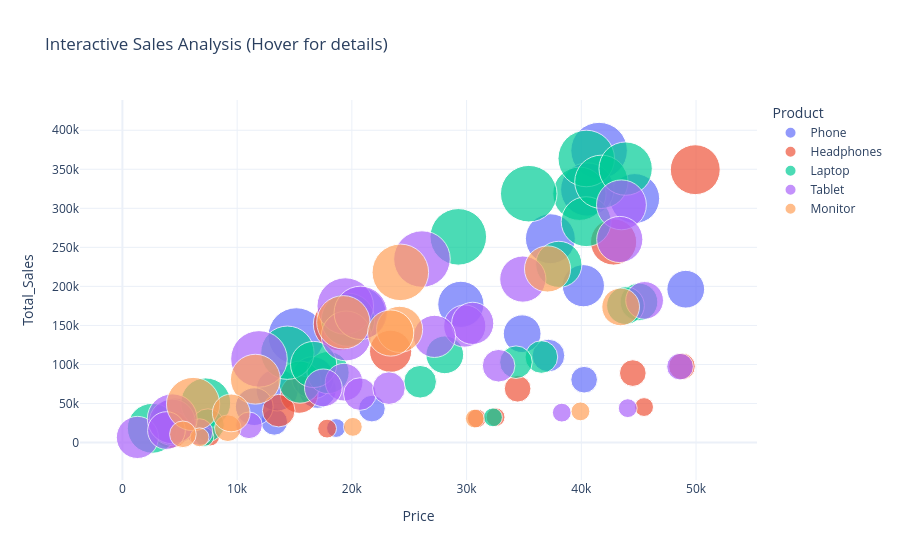

Notebook source saved alongside this figure:
### Markdown cell above
# Interactive Visualizations (Plotly)
Building an interactive, presentation-ready dashboard element with hover effects and dynamic sizing.

### Code cell
# Create the Plotly figure
fig_plotly = px.scatter(
    df, 
    x="Price", 
    y="Total_Sales", 
    size="Quantity", 
    color="Product",
    hover_name="Region", 
    hover_data=["Date", "Customer_ID"],
    title="Interactive Sales Analysis (Hover for details)",
    size_max=40, 
    template="plotly_white"
)

# Display the interactive chart right inside the notebook!
fig_plotly.show()

### Figure 1 — Plotly figure (JSON) as saved in the notebook; plotly's stock layout.template omitted (floating-point values rounded to 4 significant figures)
{"data": [{"customdata": [["2024-01-01T00:00:00", "CUST001"], ["2024-01-03T00:00:00", "CUST003"], ["2024-01-12T00:00:00", "CUST012"], ["2024-01-13T00:00:00", "CUST013"], ["2024-01-16T00:00:00", "CUST016"], ["2024-01-17T00:00:00", "CUST017"], ["2024-02-01T00:00:00", "CUST032"], ["2024-02-06T00:00:00", "CUST037"], ["2024-02-09T00:00:00", "CUST040"], ["2024-02-11T00:00:00", "CUST042"], ["2024-02-14T00:00:00", "CUST045"], ["2024-02-16T00:00:00", "CUST047"], ["2024-02-20T00:00:00", "CUST051"], ["2024-02-25T00:00:00", "CUST056"], ["2024-03-05T00:00:00", "CUST065"], ["2024-03-11T00:00:00", "CUST071"], ["2024-03-16T00:00:00", "CUST076"], ["2024-03-20T00:00:00", "CUST080"], ["2024-03-24T00:00:00", "CUST084"], ["2024-03-28T00:00:00", "CUST088"]], "hovertemplate": "<b>%{hovertext}</b><br><br>Product=Phone<br>Price=%{x}<br>Total_Sales=%{y}<br>Quantity=%{marker.size}<br>Date=%{customdata[0]}<br>Customer_ID=%{customdata[1]}<extra></extra>", "hovertext": ["East", "West", "West", "East", "South", "South", "South", "North", "South", "West", "East", "North", "West", "North", "South", "West", "South", "South", "South", "West"], "legendgroup": "Phone", "marker": {"color": "#636efa", "size": [7, 2, 2, 8, 9, 5, 4, 5, 4, 1, 2, 6, 9, 3, 7, 4, 5, 4, 8, 6], "sizemode": "area", "sizeref": 0.005625, "symbol": "circle"}, "mode": "markers", "name": "Phone", "orientation": "v", "showlegend": true, "type": "scatter", "x": [37300, 21746, 13233, 20655, 41548, 13488, 16997, 40177, 11494, 18616, 40244, 29499, 15160, 37135, 44652, 34843, 16596, 49101, 40518, 4578], "xaxis": "x", "y": [261100, 43492, 26466, 165240, 373932, 67440, 67988, 200885, 45976, 18616, 80488, 176994, 136440, 111405, 312564, 139372, 82980, 196404, 324144, 27468], "yaxis": "y"}, {"customdata": [["2024-01-02T00:00:00", "CUST002"], ["2024-01-04T00:00:00", "CUST004"], ["2024-01-14T00:00:00", "CUST014"], ["2024-01-15T00:00:00", "CUST015"], ["2024-01-24T00:00:00", "CUST024"], ["2024-01-29T00:00:00", "CUST029"], ["2024-02-21T00:00:00", "CUST052"], ["2024-02-29T00:00:00", "CUST060"], ["2024-03-07T00:00:00", "CUST067"], ["2024-03-12T00:00:00", "CUST072"], ["2024-03-13T00:00:00", "CUST073"], ["2024-03-22T00:00:00", "CUST082"], ["2024-04-02T00:00:00", "CUST093"], ["2024-04-06T00:00:00", "CUST097"], ["2024-04-09T00:00:00", "CUST100"]], "hovertemplate": "<b>%{hovertext}</b><br><br>Product=Headphones<br>Price=%{x}<br>Total_Sales=%{y}<br>Quantity=%{marker.size}<br>Date=%{customdata[0]}<br>Customer_ID=%{customdata[1]}<extra></extra>", "hovertext": ["North", "East", "East", "West", "West", "North", "West", "South", "East", "East", "West", "South", "South", "West", "South"], "legendgroup": "Headphones", "marker": {"color": "#EF553B", "size": [4, 1, 4, 2, 1, 1, 1, 3, 2, 8, 7, 2, 6, 1, 5], "sizemode": "area", "sizeref": 0.005625, "symbol": "circle"}, "mode": "markers", "name": "Headphones", "orientation": "v", "showlegend": true, "type": "scatter", "x": [15406, 30895, 4195, 34447, 17838, 45467, 32524, 13624, 44487, 18964, 49930, 48769, 42813, 7647, 23376], "xaxis": "x", "y": [61624, 30895, 16780, 68894, 17838, 45467, 32524, 40872, 88974, 151712, 349510, 97538, 256878, 7647, 116880], "yaxis": "y"}, {"customdata": [["2024-01-05T00:00:00", "CUST005"], ["2024-01-06T00:00:00", "CUST006"], ["2024-01-07T00:00:00", "CUST007"], ["2024-01-08T00:00:00", "CUST008"], ["2024-01-10T00:00:00", "CUST010"], ["2024-01-20T00:00:00", "CUST020"], ["2024-01-21T00:00:00", "CUST021"], ["2024-01-23T00:00:00", "CUST023"], ["2024-01-26T00:00:00", "CUST026"], ["2024-02-18T00:00:00", "CUST049"], ["2024-02-19T00:00:00", "CUST050"], ["2024-02-28T00:00:00", "CUST059"], ["2024-03-02T00:00:00", "CUST062"], ["2024-03-04T00:00:00", "CUST064"], ["2024-03-06T00:00:00", "CUST066"], ["2024-03-08T00:00:00", "CUST068"], ["2024-03-10T00:00:00", "CUST070"], ["2024-03-17T00:00:00", "CUST077"], ["2024-03-21T00:00:00", "CUST081"], ["2024-03-23T00:00:00", "CUST083"], ["2024-03-25T00:00:00", "CUST085"], ["2024-03-29T00:00:00", "CUST089"], ["2024-03-31T00:00:00", "CUST091"], ["2024-04-03T00:00:00", "CUST094"]], "hovertemplate": "<b>%{hovertext}</b><br><br>Product=Laptop<br>Price=%{x}<br>Total_Sales=%{y}<br>Quantity=%{marker.size}<br>Date=%{customdata[0]}<br>Customer_ID=%{customdata[1]}<extra></extra>", "hovertext": ["North", "South", "South", "West", "West", "North", "East", "North", "North", "South", "West", "South", "South", "West", "North", "North", "South", "South", "East", "North", "South", "North", "North", "South"], "legendgroup": "Laptop", "marker": {"color": "#00cc96", "size": [8, 7, 9, 7, 4, 8, 3, 9, 3, 1, 4, 5, 8, 5, 8, 3, 9, 7, 4, 8, 3, 6, 1, 6], "sizemode": "area", "sizeref": 0.005625, "symbol": "circle"}, "mode": "markers", "name": "Laptop", "orientation": "v", "showlegend": true, "type": "scatter", "x": [39835, 40420, 40430, 7262, 45023, 41749, 36518, 29275, 25948, 32297, 43848, 15475, 19661, 17924, 14381, 34303, 35418, 2603, 28098, 43861, 7455, 38037, 7148, 16667], "xaxis": "x", "y": [318680, 282940, 363870, 50834, 180092, 333992, 109554, 263475, 77844, 32297, 175392, 77375, 157288, 89620, 115048, 102909, 318762, 18221, 112392, 350888, 22365, 228222, 7148, 100002], "yaxis": "y"}, {"customdata": [["2024-01-09T00:00:00", "CUST009"], ["2024-01-18T00:00:00", "CUST018"], ["2024-01-19T00:00:00", "CUST019"], ["2024-01-22T00:00:00", "CUST022"], ["2024-01-27T00:00:00", "CUST027"], ["2024-01-28T00:00:00", "CUST028"], ["2024-01-30T00:00:00", "CUST030"], ["2024-01-31T00:00:00", "CUST031"], ["2024-02-02T00:00:00", "CUST033"], ["2024-02-03T00:00:00", "CUST034"], ["2024-02-04T00:00:00", "CUST035"], ["2024-02-05T00:00:00", "CUST036"], ["2024-02-12T00:00:00", "CUST043"], ["2024-02-15T00:00:00", "CUST046"], ["2024-02-23T00:00:00", "CUST054"], ["2024-02-24T00:00:00", "CUST055"], ["2024-03-01T00:00:00", "CUST061"], ["2024-03-09T00:00:00", "CUST069"], ["2024-03-14T00:00:00", "CUST074"], ["2024-03-18T00:00:00", "CUST078"], ["2024-03-19T00:00:00", "CUST079"], ["2024-03-27T00:00:00", "CUST087"], ["2024-04-01T00:00:00", "CUST092"], ["2024-04-04T00:00:00", "CUST095"], ["2024-04-05T00:00:00", "CUST096"], ["2024-04-07T00:00:00", "CUST098"]], "hovertemplate": "<b>%{hovertext}</b><br><br>Product=Tablet<br>Price=%{x}<br>Total_Sales=%{y}<br>Quantity=%{marker.size}<br>Date=%{customdata[0]}<br>Customer_ID=%{customdata[1]}<extra></extra>", "hovertext": ["North", "North", "West", "West", "North", "North", "North", "East", "South", "East", "South", "East", "West", "West", "North", "South", "North", "North", "South", "East", "North", "West", "South", "West", "North", "East"], "legendgroup": "Tablet", "marker": {"color": "#ab63fa", "size": [3, 4, 1, 2, 1, 7, 9, 6, 3, 2, 6, 4, 6, 2, 5, 7, 5, 3, 4, 9, 9, 4, 5, 7, 8, 5], "sizemode": "area", "sizeref": 0.005625, "symbol": "circle"}, "mode": "markers", "name": "Tablet", "orientation": "v", "showlegend": true, "type": "scatter", "x": [32791, 19322, 44045, 6713, 38298, 43495, 11902, 34900, 20696, 48602, 4339, 45515, 43350, 11032, 1308, 4341, 29840, 23229, 17512, 26110, 19425, 3839, 30531, 19507, 20770, 27196], "xaxis": "x", "y": [98373, 77288, 44045, 13426, 38298, 304465, 107118, 209400, 62088, 97204, 26034, 182060, 260100, 22064, 6540, 30387, 149200, 69687, 70048, 234990, 174825, 15356, 152655, 136549, 166160, 135980], "yaxis": "y"}, {"customdata": [["2024-01-11T00:00:00", "CUST011"], ["2024-01-25T00:00:00", "CUST025"], ["2024-02-07T00:00:00", "CUST038"], ["2024-02-08T00:00:00", "CUST039"], ["2024-02-10T00:00:00", "CUST041"], ["2024-02-13T00:00:00", "CUST044"], ["2024-02-17T00:00:00", "CUST048"], ["2024-02-22T00:00:00", "CUST053"], ["2024-02-26T00:00:00", "CUST057"], ["2024-02-27T00:00:00", "CUST058"], ["2024-03-03T00:00:00", "CUST063"], ["2024-03-15T00:00:00", "CUST075"], ["2024-03-26T00:00:00", "CUST086"], ["2024-03-30T00:00:00", "CUST090"], ["2024-04-08T00:00:00", "CUST099"]], "hovertemplate": "<b>%{hovertext}</b><br><br>Product=Monitor<br>Price=%{x}<br>Total_Sales=%{y}<br>Quantity=%{marker.size}<br>Date=%{customdata[0]}<br>Customer_ID=%{customdata[1]}<extra></extra>", "hovertext": ["West", "West", "East", "South", "West", "West", "West", "North", "East", "East", "East", "North", "North", "East", "North"], "legendgroup": "Monitor", "marker": {"color": "#FFA15A", "size": [8, 2, 8, 1, 1, 4, 1, 6, 6, 2, 9, 6, 7, 4, 1], "sizemode": "area", "sizeref": 0.005625, "symbol": "circle"}, "mode": "markers", "name": "Monitor", "orientation": "v", "showlegend": true, "type": "scatter", "x": [6160, 9191, 19256, 39924, 20083, 43428, 6720, 24160, 37055, 5272, 24224, 23381, 11591, 9483, 30717], "xaxis": "x", "y": [49280, 18382, 154048, 39924, 20083, 173712, 6720, 144960, 222330, 10544, 218016, 140286, 81137, 37932, 30717], "yaxis": "y"}], "layout": {"autosize": true, "legend": {"itemsizing": "constant", "title": {"text": "Product"}, "tracegroupgap": 0}, "title": {"text": "Interactive Sales Analysis (Hover for details)"}, "xaxis": {"anchor": "y", "autorange": true, "domain": [0, 1], "range": [-3150.0, 54670.0], "title": {"text": "Price"}, "type": "linear"}, "yaxis": {"anchor": "x", "autorange": true, "domain": [0, 1], "range": [-109800.0, 514900.0], "title": {"text": "Total_Sales"}, "type": "linear"}}}
